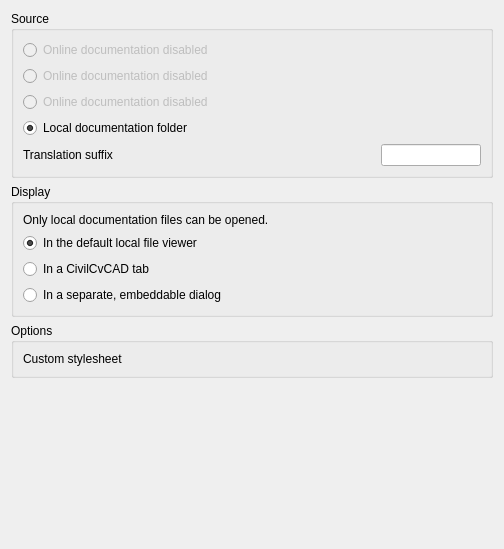
<?xml version="1.0" encoding="UTF-8"?>
<ui version="4.0">
 <class>Form</class>
 <widget class="QWidget" name="Form">
  <property name="geometry">
   <rect>
    <x>0</x>
    <y>0</y>
    <width>504</width>
    <height>549</height>
   </rect>
  </property>
  <property name="windowTitle">
   <string>Help</string>
  </property>
  <layout class="QVBoxLayout" name="verticalLayout">
   <item>
    <widget class="QGroupBox" name="groupBox">
     <property name="title">
      <string>Source</string>
     </property>
     <layout class="QGridLayout" name="gridLayout">
      <item row="2" column="0">
       <widget class="Gui::PrefRadioButton" name="radioButton_2">
        <property name="visible">
         <bool>false</bool>
        </property>
        <property name="enabled">
         <bool>false</bool>
        </property>
        <property name="toolTip">
         <string>Online documentation is disabled in this offline-only build.</string>
        </property>
        <property name="text">
         <string>Online documentation disabled</string>
        </property>
        <property name="prefEntry" stdset="0">
         <cstring>optionGithub</cstring>
        </property>
        <property name="prefPath" stdset="0">
         <cstring>Mod/Help</cstring>
        </property>
       </widget>
      </item>
      <item row="6" column="0">
       <widget class="Gui::PrefRadioButton" name="radioOffline">
        <property name="toolTip">
         <string>Select the local folder where the help files are installed.</string>
        </property>
        <property name="text">
         <string>Local documentation folder</string>
        </property>
        <property name="checked">
         <bool>true</bool>
        </property>
        <property name="prefEntry" stdset="0">
         <cstring>optionCustom</cstring>
        </property>
        <property name="prefPath" stdset="0">
         <cstring>Mod/Help</cstring>
        </property>
       </widget>
      </item>
      <item row="7" column="1">
       <widget class="Gui::PrefLineEdit" name="lineEdit_2">
        <property name="maximumSize">
         <size>
          <width>100</width>
          <height>16777215</height>
         </size>
        </property>
        <property name="toolTip">
         <string>A translation suffix to use, for example &quot;fr&quot;
to get French translation of the documentation.</string>
        </property>
        <property name="prefEntry" stdset="0">
         <cstring>Suffix</cstring>
        </property>
        <property name="prefPath" stdset="0">
         <cstring>Mod/Help</cstring>
        </property>
       </widget>
      </item>
      <item row="6" column="1">
       <widget class="Gui::PrefFileChooser" name="fileChooser">
        <property name="toolTip">
         <string>Select a local documentation directory. Network locations are rejected.</string>
        </property>
        <property name="mode">
         <enum>Gui::FileChooser::Directory</enum>
        </property>
        <property name="fileName">
         <string/>
        </property>
        <property name="prefEntry" stdset="0">
         <cstring>Location</cstring>
        </property>
        <property name="prefPath" stdset="0">
         <cstring>Mod/Help</cstring>
        </property>
       </widget>
      </item>
      <item row="7" column="0">
       <widget class="QLabel" name="label_2">
        <property name="layoutDirection">
         <enum>Qt::LeftToRight</enum>
        </property>
        <property name="text">
         <string>Translation suffix</string>
        </property>
       </widget>
      </item>
      <item row="0" column="0">
       <widget class="Gui::PrefRadioButton" name="radioButton">
         <property name="visible">
          <bool>false</bool>
         </property>
         <property name="enabled">
          <bool>false</bool>
         </property>
        <property name="toolTip">
         <string>Online documentation is disabled in this offline-only build.</string>
        </property>
        <property name="text">
         <string>Online documentation disabled</string>
        </property>
        <property name="checked">
         <bool>false</bool>
        </property>
        <property name="prefEntry" stdset="0">
         <cstring>optionWiki</cstring>
        </property>
        <property name="prefPath" stdset="0">
         <cstring>Mod/Help</cstring>
        </property>
       </widget>
      </item>
      <item row="1" column="0">
       <widget class="Gui::PrefRadioButton" name="radioOnline">
         <property name="visible">
          <bool>false</bool>
         </property>
         <property name="enabled">
          <bool>false</bool>
         </property>
        <property name="toolTip">
         <string>Online documentation is disabled in this offline-only build.</string>
        </property>
        <property name="text">
         <string>Online documentation disabled</string>
        </property>
        <property name="checked">
         <bool>false</bool>
        </property>
        <property name="prefEntry" stdset="0">
         <cstring>optionMarkdown</cstring>
        </property>
        <property name="prefPath" stdset="0">
         <cstring>Mod/Help</cstring>
        </property>
       </widget>
      </item>
     </layout>
    </widget>
   </item>
   <item>
    <widget class="QGroupBox" name="groupBox_2">
     <property name="title">
      <string>Display</string>
     </property>
     <layout class="QVBoxLayout" name="verticalLayout_3">
      <item>
       <widget class="QLabel" name="label_3">
        <property name="text">
         <string>Only local documentation files can be opened.</string>
        </property>
        <property name="wordWrap">
         <bool>true</bool>
        </property>
       </widget>
      </item>
      <item>
       <widget class="Gui::PrefRadioButton" name="radioBrowser">
        <property name="toolTip">
         <string>Local documentation will open in the default file viewer</string>
        </property>
        <property name="text">
         <string>In the default local file viewer</string>
        </property>
        <property name="checked">
         <bool>true</bool>
        </property>
        <property name="prefEntry" stdset="0">
         <cstring>optionBrowser</cstring>
        </property>
        <property name="prefPath" stdset="0">
         <cstring>Mod/Help</cstring>
        </property>
       </widget>
      </item>
      <item>
       <widget class="Gui::PrefRadioButton" name="radioTab">
        <property name="toolTip">
         <string>The documentation will open in a new tab inside the CivilCvCAD interface. This requires the PySide QtWebengineWidgets component.</string>
        </property>
        <property name="text">
         <string>In a CivilCvCAD tab</string>
        </property>
        <property name="checked">
         <bool>false</bool>
        </property>
        <property name="prefEntry" stdset="0">
         <cstring>optionTab</cstring>
        </property>
        <property name="prefPath" stdset="0">
         <cstring>Mod/Help</cstring>
        </property>
       </widget>
      </item>
      <item>
       <widget class="Gui::PrefRadioButton" name="radioDialog">
        <property name="enabled">
         <bool>true</bool>
        </property>
        <property name="toolTip">
        <string>Documentation opens in a dockable dialog within CivilCvCAD, allowing simultaneous work in the 3D view.
Requires the PySide QtWebengineWidgets component.</string>
        </property>
        <property name="text">
         <string>In a separate, embeddable dialog</string>
        </property>
        <property name="prefEntry" stdset="0">
         <cstring>optionDialog</cstring>
        </property>
        <property name="prefPath" stdset="0">
         <cstring>Mod/Help</cstring>
        </property>
       </widget>
      </item>
     </layout>
    </widget>
   </item>
   <item>
    <widget class="QGroupBox" name="groupBox_3">
     <property name="title">
      <string>Options</string>
     </property>
     <layout class="QVBoxLayout" name="verticalLayout_4">
      <item>
       <layout class="QHBoxLayout" name="horizontalLayout">
        <item>
         <widget class="QLabel" name="label">
          <property name="text">
           <string>Custom stylesheet</string>
          </property>
         </widget>
        </item>
        <item>
         <widget class="Gui::PrefFileChooser" name="styleSheet">
          <property name="toolTip">
          <string>Specify the path to an alternative CSS file for styling Markdown pages.
This only applies if Markdown is selected above.</string>
          </property>
          <property name="prefEntry" stdset="0">
           <cstring>StyleSheet</cstring>
          </property>
          <property name="prefPath" stdset="0">
           <cstring>Mod/Help</cstring>
          </property>
         </widget>
        </item>
       </layout>
      </item>
     </layout>
    </widget>
   </item>
   <item>
    <spacer name="verticalSpacer">
     <property name="orientation">
      <enum>Qt::Vertical</enum>
     </property>
     <property name="sizeHint" stdset="0">
      <size>
       <width>20</width>
       <height>40</height>
      </size>
     </property>
    </spacer>
   </item>
  </layout>
 </widget>
 <customwidgets>
  <customwidget>
   <class>Gui::FileChooser</class>
   <extends>QWidget</extends>
   <header>Gui/FileDialog.h</header>
  </customwidget>
  <customwidget>
   <class>Gui::PrefFileChooser</class>
   <extends>Gui::FileChooser</extends>
   <header>Gui/PrefWidgets.h</header>
  </customwidget>
  <customwidget>
   <class>Gui::PrefRadioButton</class>
   <extends>QRadioButton</extends>
   <header>Gui/PrefWidgets.h</header>
  </customwidget>
  <customwidget>
   <class>Gui::PrefLineEdit</class>
   <extends>QLineEdit</extends>
   <header>Gui/PrefWidgets.h</header>
  </customwidget>
 </customwidgets>
 <resources/>
 <connections/>
</ui>

<!-- CIVILCVCAD_OFFLINE_ONLY_PATCH: online help disabled -->
